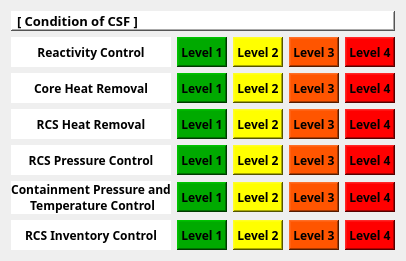
  <widget class="QWidget" name="gridLayoutWidget_2">
   <property name="geometry">
    <rect>
     <x>1190</x>
     <y>293</y>
     <width>391</width>
     <height>240</height>
    </rect>
   </property>
   <layout class="QGridLayout" name="gridLayout">
    <item row="2" column="3">
     <widget class="QLabel" name="CSF_1_7">
      <property name="sizePolicy">
       <sizepolicy hsizetype="Fixed" vsizetype="Fixed">
        <horstretch>0</horstretch>
        <verstretch>0</verstretch>
       </sizepolicy>
      </property>
      <property name="minimumSize">
       <size>
        <width>50</width>
        <height>30</height>
       </size>
      </property>
      <property name="maximumSize">
       <size>
        <width>50</width>
        <height>30</height>
       </size>
      </property>
      <property name="font">
       <font>
        <family>Gadugi</family>
        <weight>75</weight>
        <bold>true</bold>
       </font>
      </property>
      <property name="styleSheet">
       <string notr="true">background-color: rgb(255, 85, 0);</string>
      </property>
      <property name="frameShape">
       <enum>QFrame::WinPanel</enum>
      </property>
      <property name="frameShadow">
       <enum>QFrame::Raised</enum>
      </property>
      <property name="text">
       <string>Level 3</string>
      </property>
      <property name="alignment">
       <set>Qt::AlignCenter</set>
      </property>
     </widget>
    </item>
    <item row="2" column="1">
     <widget class="QLabel" name="CSF_1_5">
      <property name="sizePolicy">
       <sizepolicy hsizetype="Fixed" vsizetype="Fixed">
        <horstretch>0</horstretch>
        <verstretch>0</verstretch>
       </sizepolicy>
      </property>
      <property name="minimumSize">
       <size>
        <width>50</width>
        <height>30</height>
       </size>
      </property>
      <property name="maximumSize">
       <size>
        <width>50</width>
        <height>30</height>
       </size>
      </property>
      <property name="font">
       <font>
        <family>Gadugi</family>
        <weight>75</weight>
        <bold>true</bold>
       </font>
      </property>
      <property name="styleSheet">
       <string notr="true">background-color: rgb(0, 170, 0);</string>
      </property>
      <property name="frameShape">
       <enum>QFrame::WinPanel</enum>
      </property>
      <property name="frameShadow">
       <enum>QFrame::Raised</enum>
      </property>
      <property name="text">
       <string>Level 1</string>
      </property>
      <property name="alignment">
       <set>Qt::AlignCenter</set>
      </property>
     </widget>
    </item>
    <item row="2" column="2">
     <widget class="QLabel" name="CSF_1_6">
      <property name="sizePolicy">
       <sizepolicy hsizetype="Fixed" vsizetype="Fixed">
        <horstretch>0</horstretch>
        <verstretch>0</verstretch>
       </sizepolicy>
      </property>
      <property name="minimumSize">
       <size>
        <width>50</width>
        <height>30</height>
       </size>
      </property>
      <property name="maximumSize">
       <size>
        <width>50</width>
        <height>30</height>
       </size>
      </property>
      <property name="font">
       <font>
        <family>Gadugi</family>
        <weight>75</weight>
        <bold>true</bold>
       </font>
      </property>
      <property name="styleSheet">
       <string notr="true">background-color: rgb(255, 255, 0);</string>
      </property>
      <property name="frameShape">
       <enum>QFrame::WinPanel</enum>
      </property>
      <property name="frameShadow">
       <enum>QFrame::Raised</enum>
      </property>
      <property name="text">
       <string>Level 2</string>
      </property>
      <property name="alignment">
       <set>Qt::AlignCenter</set>
      </property>
     </widget>
    </item>
    <item row="2" column="0">
     <widget class="QLabel" name="label_5">
      <property name="font">
       <font>
        <family>Gadugi</family>
        <weight>75</weight>
        <bold>true</bold>
       </font>
      </property>
      <property name="styleSheet">
       <string notr="true">background-color: rgb(255, 255, 255);</string>
      </property>
      <property name="text">
       <string>Core Heat Removal</string>
      </property>
      <property name="alignment">
       <set>Qt::AlignCenter</set>
      </property>
     </widget>
    </item>
    <item row="1" column="3">
     <widget class="QLabel" name="CSF_1_3">
      <property name="sizePolicy">
       <sizepolicy hsizetype="Fixed" vsizetype="Fixed">
        <horstretch>0</horstretch>
        <verstretch>0</verstretch>
       </sizepolicy>
      </property>
      <property name="minimumSize">
       <size>
        <width>50</width>
        <height>30</height>
       </size>
      </property>
      <property name="maximumSize">
       <size>
        <width>50</width>
        <height>30</height>
       </size>
      </property>
      <property name="font">
       <font>
        <family>Gadugi</family>
        <weight>75</weight>
        <bold>true</bold>
       </font>
      </property>
      <property name="styleSheet">
       <string notr="true">background-color: rgb(255, 85, 0);</string>
      </property>
      <property name="frameShape">
       <enum>QFrame::WinPanel</enum>
      </property>
      <property name="frameShadow">
       <enum>QFrame::Raised</enum>
      </property>
      <property name="text">
       <string>Level 3</string>
      </property>
      <property name="alignment">
       <set>Qt::AlignCenter</set>
      </property>
     </widget>
    </item>
    <item row="1" column="2">
     <widget class="QLabel" name="CSF_1_2">
      <property name="sizePolicy">
       <sizepolicy hsizetype="Fixed" vsizetype="Fixed">
        <horstretch>0</horstretch>
        <verstretch>0</verstretch>
       </sizepolicy>
      </property>
      <property name="minimumSize">
       <size>
        <width>50</width>
        <height>30</height>
       </size>
      </property>
      <property name="maximumSize">
       <size>
        <width>50</width>
        <height>30</height>
       </size>
      </property>
      <property name="font">
       <font>
        <family>Gadugi</family>
        <weight>75</weight>
        <bold>true</bold>
       </font>
      </property>
      <property name="styleSheet">
       <string notr="true">background-color: rgb(255, 255, 0);</string>
      </property>
      <property name="frameShape">
       <enum>QFrame::WinPanel</enum>
      </property>
      <property name="frameShadow">
       <enum>QFrame::Raised</enum>
      </property>
      <property name="text">
       <string>Level 2</string>
      </property>
      <property name="alignment">
       <set>Qt::AlignCenter</set>
      </property>
     </widget>
    </item>
    <item row="1" column="0">
     <widget class="QLabel" name="label_4">
      <property name="font">
       <font>
        <family>Gadugi</family>
        <weight>75</weight>
        <bold>true</bold>
       </font>
      </property>
      <property name="styleSheet">
       <string notr="true">background-color: rgb(255, 255, 255);</string>
      </property>
      <property name="text">
       <string>Reactivity Control</string>
      </property>
      <property name="alignment">
       <set>Qt::AlignCenter</set>
      </property>
     </widget>
    </item>
    <item row="2" column="4">
     <widget class="QLabel" name="CSF_1_8">
      <property name="sizePolicy">
       <sizepolicy hsizetype="Fixed" vsizetype="Fixed">
        <horstretch>0</horstretch>
        <verstretch>0</verstretch>
       </sizepolicy>
      </property>
      <property name="minimumSize">
       <size>
        <width>50</width>
        <height>30</height>
       </size>
      </property>
      <property name="maximumSize">
       <size>
        <width>50</width>
        <height>30</height>
       </size>
      </property>
      <property name="font">
       <font>
        <family>Gadugi</family>
        <weight>75</weight>
        <bold>true</bold>
       </font>
      </property>
      <property name="styleSheet">
       <string notr="true">background-color: rgb(255, 0, 0);</string>
      </property>
      <property name="frameShape">
       <enum>QFrame::WinPanel</enum>
      </property>
      <property name="frameShadow">
       <enum>QFrame::Raised</enum>
      </property>
      <property name="text">
       <string>Level 4</string>
      </property>
      <property name="alignment">
       <set>Qt::AlignCenter</set>
      </property>
     </widget>
    </item>
    <item row="1" column="1">
     <widget class="QLabel" name="CSF_1_1">
      <property name="sizePolicy">
       <sizepolicy hsizetype="Fixed" vsizetype="Fixed">
        <horstretch>0</horstretch>
        <verstretch>0</verstretch>
       </sizepolicy>
      </property>
      <property name="minimumSize">
       <size>
        <width>50</width>
        <height>30</height>
       </size>
      </property>
      <property name="maximumSize">
       <size>
        <width>50</width>
        <height>30</height>
       </size>
      </property>
      <property name="font">
       <font>
        <family>Gadugi</family>
        <weight>75</weight>
        <bold>true</bold>
       </font>
      </property>
      <property name="styleSheet">
       <string notr="true">background-color: rgb(0, 170, 0);</string>
      </property>
      <property name="frameShape">
       <enum>QFrame::WinPanel</enum>
      </property>
      <property name="frameShadow">
       <enum>QFrame::Raised</enum>
      </property>
      <property name="text">
       <string>Level 1</string>
      </property>
      <property name="alignment">
       <set>Qt::AlignCenter</set>
      </property>
     </widget>
    </item>
    <item row="1" column="4">
     <widget class="QLabel" name="CSF_1_4">
      <property name="sizePolicy">
       <sizepolicy hsizetype="Fixed" vsizetype="Fixed">
        <horstretch>0</horstretch>
        <verstretch>0</verstretch>
       </sizepolicy>
      </property>
      <property name="minimumSize">
       <size>
        <width>50</width>
        <height>30</height>
       </size>
      </property>
      <property name="maximumSize">
       <size>
        <width>50</width>
        <height>30</height>
       </size>
      </property>
      <property name="font">
       <font>
        <family>Gadugi</family>
        <weight>75</weight>
        <bold>true</bold>
       </font>
      </property>
      <property name="styleSheet">
       <string notr="true">background-color: rgb(255, 0, 0);</string>
      </property>
      <property name="frameShape">
       <enum>QFrame::WinPanel</enum>
      </property>
      <property name="frameShadow">
       <enum>QFrame::Raised</enum>
      </property>
      <property name="text">
       <string>Level 4</string>
      </property>
      <property name="alignment">
       <set>Qt::AlignCenter</set>
      </property>
     </widget>
    </item>
    <item row="3" column="1">
     <widget class="QLabel" name="CSF_1_9">
      <property name="sizePolicy">
       <sizepolicy hsizetype="Fixed" vsizetype="Fixed">
        <horstretch>0</horstretch>
        <verstretch>0</verstretch>
       </sizepolicy>
      </property>
      <property name="minimumSize">
       <size>
        <width>50</width>
        <height>30</height>
       </size>
      </property>
      <property name="maximumSize">
       <size>
        <width>50</width>
        <height>30</height>
       </size>
      </property>
      <property name="font">
       <font>
        <family>Gadugi</family>
        <weight>75</weight>
        <bold>true</bold>
       </font>
      </property>
      <property name="styleSheet">
       <string notr="true">background-color: rgb(0, 170, 0);</string>
      </property>
      <property name="frameShape">
       <enum>QFrame::WinPanel</enum>
      </property>
      <property name="frameShadow">
       <enum>QFrame::Raised</enum>
      </property>
      <property name="text">
       <string>Level 1</string>
      </property>
      <property name="alignment">
       <set>Qt::AlignCenter</set>
      </property>
     </widget>
    </item>
    <item row="5" column="3">
     <widget class="QLabel" name="CSF_1_19">
      <property name="sizePolicy">
       <sizepolicy hsizetype="Fixed" vsizetype="Fixed">
        <horstretch>0</horstretch>
        <verstretch>0</verstretch>
       </sizepolicy>
      </property>
      <property name="minimumSize">
       <size>
        <width>50</width>
        <height>30</height>
       </size>
      </property>
      <property name="maximumSize">
       <size>
        <width>50</width>
        <height>30</height>
       </size>
      </property>
      <property name="font">
       <font>
        <family>Gadugi</family>
        <weight>75</weight>
        <bold>true</bold>
       </font>
      </property>
      <property name="styleSheet">
       <string notr="true">background-color: rgb(255, 85, 0);</string>
      </property>
      <property name="frameShape">
       <enum>QFrame::WinPanel</enum>
      </property>
      <property name="frameShadow">
       <enum>QFrame::Raised</enum>
      </property>
      <property name="text">
       <string>Level 3</string>
      </property>
      <property name="alignment">
       <set>Qt::AlignCenter</set>
      </property>
     </widget>
    </item>
    <item row="3" column="4">
     <widget class="QLabel" name="CSF_1_12">
      <property name="sizePolicy">
       <sizepolicy hsizetype="Fixed" vsizetype="Fixed">
        <horstretch>0</horstretch>
        <verstretch>0</verstretch>
       </sizepolicy>
      </property>
      <property name="minimumSize">
       <size>
        <width>50</width>
        <height>30</height>
       </size>
      </property>
      <property name="maximumSize">
       <size>
        <width>50</width>
        <height>30</height>
       </size>
      </property>
      <property name="font">
       <font>
        <family>Gadugi</family>
        <weight>75</weight>
        <bold>true</bold>
       </font>
      </property>
      <property name="styleSheet">
       <string notr="true">background-color: rgb(255, 0, 0);</string>
      </property>
      <property name="frameShape">
       <enum>QFrame::WinPanel</enum>
      </property>
      <property name="frameShadow">
       <enum>QFrame::Raised</enum>
      </property>
      <property name="text">
       <string>Level 4</string>
      </property>
      <property name="alignment">
       <set>Qt::AlignCenter</set>
      </property>
     </widget>
    </item>
    <item row="4" column="1">
     <widget class="QLabel" name="CSF_1_13">
      <property name="sizePolicy">
       <sizepolicy hsizetype="Fixed" vsizetype="Fixed">
        <horstretch>0</horstretch>
        <verstretch>0</verstretch>
       </sizepolicy>
      </property>
      <property name="minimumSize">
       <size>
        <width>50</width>
        <height>30</height>
       </size>
      </property>
      <property name="maximumSize">
       <size>
        <width>50</width>
        <height>30</height>
       </size>
      </property>
      <property name="font">
       <font>
        <family>Gadugi</family>
        <weight>75</weight>
        <bold>true</bold>
       </font>
      </property>
      <property name="styleSheet">
       <string notr="true">background-color: rgb(0, 170, 0);</string>
      </property>
      <property name="frameShape">
       <enum>QFrame::WinPanel</enum>
      </property>
      <property name="frameShadow">
       <enum>QFrame::Raised</enum>
      </property>
      <property name="text">
       <string>Level 1</string>
      </property>
      <property name="alignment">
       <set>Qt::AlignCenter</set>
      </property>
     </widget>
    </item>
    <item row="5" column="2">
     <widget class="QLabel" name="CSF_1_18">
      <property name="sizePolicy">
       <sizepolicy hsizetype="Fixed" vsizetype="Fixed">
        <horstretch>0</horstretch>
        <verstretch>0</verstretch>
       </sizepolicy>
      </property>
      <property name="minimumSize">
       <size>
        <width>50</width>
        <height>30</height>
       </size>
      </property>
      <property name="maximumSize">
       <size>
        <width>50</width>
        <height>30</height>
       </size>
      </property>
      <property name="font">
       <font>
        <family>Gadugi</family>
        <weight>75</weight>
        <bold>true</bold>
       </font>
      </property>
      <property name="styleSheet">
       <string notr="true">background-color: rgb(255, 255, 0);</string>
      </property>
      <property name="frameShape">
       <enum>QFrame::WinPanel</enum>
      </property>
      <property name="frameShadow">
       <enum>QFrame::Raised</enum>
      </property>
      <property name="text">
       <string>Level 2</string>
      </property>
      <property name="alignment">
       <set>Qt::AlignCenter</set>
      </property>
     </widget>
    </item>
    <item row="3" column="3">
     <widget class="QLabel" name="CSF_1_11">
      <property name="sizePolicy">
       <sizepolicy hsizetype="Fixed" vsizetype="Fixed">
        <horstretch>0</horstretch>
        <verstretch>0</verstretch>
       </sizepolicy>
      </property>
      <property name="minimumSize">
       <size>
        <width>50</width>
        <height>30</height>
       </size>
      </property>
      <property name="maximumSize">
       <size>
        <width>50</width>
        <height>30</height>
       </size>
      </property>
      <property name="font">
       <font>
        <family>Gadugi</family>
        <weight>75</weight>
        <bold>true</bold>
       </font>
      </property>
      <property name="styleSheet">
       <string notr="true">background-color: rgb(255, 85, 0);</string>
      </property>
      <property name="frameShape">
       <enum>QFrame::WinPanel</enum>
      </property>
      <property name="frameShadow">
       <enum>QFrame::Raised</enum>
      </property>
      <property name="text">
       <string>Level 3</string>
      </property>
      <property name="alignment">
       <set>Qt::AlignCenter</set>
      </property>
     </widget>
    </item>
    <item row="3" column="2">
     <widget class="QLabel" name="CSF_1_10">
      <property name="sizePolicy">
       <sizepolicy hsizetype="Fixed" vsizetype="Fixed">
        <horstretch>0</horstretch>
        <verstretch>0</verstretch>
       </sizepolicy>
      </property>
      <property name="minimumSize">
       <size>
        <width>50</width>
        <height>30</height>
       </size>
      </property>
      <property name="maximumSize">
       <size>
        <width>50</width>
        <height>30</height>
       </size>
      </property>
      <property name="font">
       <font>
        <family>Gadugi</family>
        <weight>75</weight>
        <bold>true</bold>
       </font>
      </property>
      <property name="styleSheet">
       <string notr="true">background-color: rgb(255, 255, 0);</string>
      </property>
      <property name="frameShape">
       <enum>QFrame::WinPanel</enum>
      </property>
      <property name="frameShadow">
       <enum>QFrame::Raised</enum>
      </property>
      <property name="text">
       <string>Level 2</string>
      </property>
      <property name="alignment">
       <set>Qt::AlignCenter</set>
      </property>
     </widget>
    </item>
    <item row="5" column="4">
     <widget class="QLabel" name="CSF_1_20">
      <property name="sizePolicy">
       <sizepolicy hsizetype="Fixed" vsizetype="Fixed">
        <horstretch>0</horstretch>
        <verstretch>0</verstretch>
       </sizepolicy>
      </property>
      <property name="minimumSize">
       <size>
        <width>50</width>
        <height>30</height>
       </size>
      </property>
      <property name="maximumSize">
       <size>
        <width>50</width>
        <height>30</height>
       </size>
      </property>
      <property name="font">
       <font>
        <family>Gadugi</family>
        <weight>75</weight>
        <bold>true</bold>
       </font>
      </property>
      <property name="styleSheet">
       <string notr="true">background-color: rgb(255, 0, 0);</string>
      </property>
      <property name="frameShape">
       <enum>QFrame::WinPanel</enum>
      </property>
      <property name="frameShadow">
       <enum>QFrame::Raised</enum>
      </property>
      <property name="text">
       <string>Level 4</string>
      </property>
      <property name="alignment">
       <set>Qt::AlignCenter</set>
      </property>
     </widget>
    </item>
    <item row="5" column="1">
     <widget class="QLabel" name="CSF_1_17">
      <property name="sizePolicy">
       <sizepolicy hsizetype="Fixed" vsizetype="Fixed">
        <horstretch>0</horstretch>
        <verstretch>0</verstretch>
       </sizepolicy>
      </property>
      <property name="minimumSize">
       <size>
        <width>50</width>
        <height>30</height>
       </size>
      </property>
      <property name="maximumSize">
       <size>
        <width>50</width>
        <height>30</height>
       </size>
      </property>
      <property name="font">
       <font>
        <family>Gadugi</family>
        <weight>75</weight>
        <bold>true</bold>
       </font>
      </property>
      <property name="styleSheet">
       <string notr="true">background-color: rgb(0, 170, 0);</string>
      </property>
      <property name="frameShape">
       <enum>QFrame::WinPanel</enum>
      </property>
      <property name="frameShadow">
       <enum>QFrame::Raised</enum>
      </property>
      <property name="text">
       <string>Level 1</string>
      </property>
      <property name="alignment">
       <set>Qt::AlignCenter</set>
      </property>
     </widget>
    </item>
    <item row="4" column="3">
     <widget class="QLabel" name="CSF_1_15">
      <property name="sizePolicy">
       <sizepolicy hsizetype="Fixed" vsizetype="Fixed">
        <horstretch>0</horstretch>
        <verstretch>0</verstretch>
       </sizepolicy>
      </property>
      <property name="minimumSize">
       <size>
        <width>50</width>
        <height>30</height>
       </size>
      </property>
      <property name="maximumSize">
       <size>
        <width>50</width>
        <height>30</height>
       </size>
      </property>
      <property name="font">
       <font>
        <family>Gadugi</family>
        <weight>75</weight>
        <bold>true</bold>
       </font>
      </property>
      <property name="styleSheet">
       <string notr="true">background-color: rgb(255, 85, 0);</string>
      </property>
      <property name="frameShape">
       <enum>QFrame::WinPanel</enum>
      </property>
      <property name="frameShadow">
       <enum>QFrame::Raised</enum>
      </property>
      <property name="text">
       <string>Level 3</string>
      </property>
      <property name="alignment">
       <set>Qt::AlignCenter</set>
      </property>
     </widget>
    </item>
    <item row="4" column="4">
     <widget class="QLabel" name="CSF_1_16">
      <property name="sizePolicy">
       <sizepolicy hsizetype="Fixed" vsizetype="Fixed">
        <horstretch>0</horstretch>
        <verstretch>0</verstretch>
       </sizepolicy>
      </property>
      <property name="minimumSize">
       <size>
        <width>50</width>
        <height>30</height>
       </size>
      </property>
      <property name="maximumSize">
       <size>
        <width>50</width>
        <height>30</height>
       </size>
      </property>
      <property name="font">
       <font>
        <family>Gadugi</family>
        <weight>75</weight>
        <bold>true</bold>
       </font>
      </property>
      <property name="styleSheet">
       <string notr="true">background-color: rgb(255, 0, 0);</string>
      </property>
      <property name="frameShape">
       <enum>QFrame::WinPanel</enum>
      </property>
      <property name="frameShadow">
       <enum>QFrame::Raised</enum>
      </property>
      <property name="text">
       <string>Level 4</string>
      </property>
      <property name="alignment">
       <set>Qt::AlignCenter</set>
      </property>
     </widget>
    </item>
    <item row="0" column="0" colspan="5">
     <widget class="QLabel" name="label_3">
      <property name="maximumSize">
       <size>
        <width>1000</width>
        <height>20</height>
       </size>
      </property>
      <property name="font">
       <font>
        <family>Gadugi</family>
        <pointsize>10</pointsize>
        <weight>75</weight>
        <bold>true</bold>
       </font>
      </property>
      <property name="styleSheet">
       <string notr="true">background-color: rgb(255, 255, 255);</string>
      </property>
      <property name="frameShape">
       <enum>QFrame::WinPanel</enum>
      </property>
      <property name="frameShadow">
       <enum>QFrame::Raised</enum>
      </property>
      <property name="text">
       <string>[ Condition of CSF ]</string>
      </property>
      <property name="alignment">
       <set>Qt::AlignLeading|Qt::AlignLeft|Qt::AlignVCenter</set>
      </property>
     </widget>
    </item>
    <item row="4" column="2">
     <widget class="QLabel" name="CSF_1_14">
      <property name="sizePolicy">
       <sizepolicy hsizetype="Fixed" vsizetype="Fixed">
        <horstretch>0</horstretch>
        <verstretch>0</verstretch>
       </sizepolicy>
      </property>
      <property name="minimumSize">
       <size>
        <width>50</width>
        <height>30</height>
       </size>
      </property>
      <property name="maximumSize">
       <size>
        <width>50</width>
        <height>30</height>
       </size>
      </property>
      <property name="font">
       <font>
        <family>Gadugi</family>
        <weight>75</weight>
        <bold>true</bold>
       </font>
      </property>
      <property name="styleSheet">
       <string notr="true">background-color: rgb(255, 255, 0);</string>
      </property>
      <property name="frameShape">
       <enum>QFrame::WinPanel</enum>
      </property>
      <property name="frameShadow">
       <enum>QFrame::Raised</enum>
      </property>
      <property name="text">
       <string>Level 2</string>
      </property>
      <property name="alignment">
       <set>Qt::AlignCenter</set>
      </property>
     </widget>
    </item>
    <item row="6" column="1">
     <widget class="QLabel" name="CSF_1_21">
      <property name="sizePolicy">
       <sizepolicy hsizetype="Fixed" vsizetype="Fixed">
        <horstretch>0</horstretch>
        <verstretch>0</verstretch>
       </sizepolicy>
      </property>
      <property name="minimumSize">
       <size>
        <width>50</width>
        <height>30</height>
       </size>
      </property>
      <property name="maximumSize">
       <size>
        <width>50</width>
        <height>30</height>
       </size>
      </property>
      <property name="font">
       <font>
        <family>Gadugi</family>
        <weight>75</weight>
        <bold>true</bold>
       </font>
      </property>
      <property name="styleSheet">
       <string notr="true">background-color: rgb(0, 170, 0);</string>
      </property>
      <property name="frameShape">
       <enum>QFrame::WinPanel</enum>
      </property>
      <property name="frameShadow">
       <enum>QFrame::Raised</enum>
      </property>
      <property name="text">
       <string>Level 1</string>
      </property>
      <property name="alignment">
       <set>Qt::AlignCenter</set>
      </property>
     </widget>
    </item>
    <item row="6" column="2">
     <widget class="QLabel" name="CSF_1_22">
      <property name="sizePolicy">
       <sizepolicy hsizetype="Fixed" vsizetype="Fixed">
        <horstretch>0</horstretch>
        <verstretch>0</verstretch>
       </sizepolicy>
      </property>
      <property name="minimumSize">
       <size>
        <width>50</width>
        <height>30</height>
       </size>
      </property>
      <property name="maximumSize">
       <size>
        <width>50</width>
        <height>30</height>
       </size>
      </property>
      <property name="font">
       <font>
        <family>Gadugi</family>
        <weight>75</weight>
        <bold>true</bold>
       </font>
      </property>
      <property name="styleSheet">
       <string notr="true">background-color: rgb(255, 255, 0);</string>
      </property>
      <property name="frameShape">
       <enum>QFrame::WinPanel</enum>
      </property>
      <property name="frameShadow">
       <enum>QFrame::Raised</enum>
      </property>
      <property name="text">
       <string>Level 2</string>
      </property>
      <property name="alignment">
       <set>Qt::AlignCenter</set>
      </property>
     </widget>
    </item>
    <item row="6" column="3">
     <widget class="QLabel" name="CSF_1_23">
      <property name="sizePolicy">
       <sizepolicy hsizetype="Fixed" vsizetype="Fixed">
        <horstretch>0</horstretch>
        <verstretch>0</verstretch>
       </sizepolicy>
      </property>
      <property name="minimumSize">
       <size>
        <width>50</width>
        <height>30</height>
       </size>
      </property>
      <property name="maximumSize">
       <size>
        <width>50</width>
        <height>30</height>
       </size>
      </property>
      <property name="font">
       <font>
        <family>Gadugi</family>
        <weight>75</weight>
        <bold>true</bold>
       </font>
      </property>
      <property name="styleSheet">
       <string notr="true">background-color: rgb(255, 85, 0);</string>
      </property>
      <property name="frameShape">
       <enum>QFrame::WinPanel</enum>
      </property>
      <property name="frameShadow">
       <enum>QFrame::Raised</enum>
      </property>
      <property name="text">
       <string>Level 3</string>
      </property>
      <property name="alignment">
       <set>Qt::AlignCenter</set>
      </property>
     </widget>
    </item>
    <item row="6" column="4">
     <widget class="QLabel" name="CSF_1_24">
      <property name="sizePolicy">
       <sizepolicy hsizetype="Fixed" vsizetype="Fixed">
        <horstretch>0</horstretch>
        <verstretch>0</verstretch>
       </sizepolicy>
      </property>
      <property name="minimumSize">
       <size>
        <width>50</width>
        <height>30</height>
       </size>
      </property>
      <property name="maximumSize">
       <size>
        <width>50</width>
        <height>30</height>
       </size>
      </property>
      <property name="font">
       <font>
        <family>Gadugi</family>
        <weight>75</weight>
        <bold>true</bold>
       </font>
      </property>
      <property name="styleSheet">
       <string notr="true">background-color: rgb(255, 0, 0);</string>
      </property>
      <property name="frameShape">
       <enum>QFrame::WinPanel</enum>
      </property>
      <property name="frameShadow">
       <enum>QFrame::Raised</enum>
      </property>
      <property name="text">
       <string>Level 4</string>
      </property>
      <property name="alignment">
       <set>Qt::AlignCenter</set>
      </property>
     </widget>
    </item>
    <item row="3" column="0">
     <widget class="QLabel" name="label_6">
      <property name="font">
       <font>
        <family>Gadugi</family>
        <weight>75</weight>
        <bold>true</bold>
       </font>
      </property>
      <property name="styleSheet">
       <string notr="true">background-color: rgb(255, 255, 255);</string>
      </property>
      <property name="text">
       <string>RCS Heat Removal</string>
      </property>
      <property name="alignment">
       <set>Qt::AlignCenter</set>
      </property>
     </widget>
    </item>
    <item row="4" column="0">
     <widget class="QLabel" name="label_7">
      <property name="font">
       <font>
        <family>Gadugi</family>
        <weight>75</weight>
        <bold>true</bold>
       </font>
      </property>
      <property name="styleSheet">
       <string notr="true">background-color: rgb(255, 255, 255);</string>
      </property>
      <property name="text">
       <string>RCS Pressure Control</string>
      </property>
      <property name="alignment">
       <set>Qt::AlignCenter</set>
      </property>
     </widget>
    </item>
    <item row="5" column="0">
     <widget class="QLabel" name="label_8">
      <property name="font">
       <font>
        <family>Gadugi</family>
        <weight>75</weight>
        <bold>true</bold>
       </font>
      </property>
      <property name="styleSheet">
       <string notr="true">background-color: rgb(255, 255, 255);</string>
      </property>
      <property name="text">
       <string>Containment Pressure and
 Temperature Control</string>
      </property>
      <property name="alignment">
       <set>Qt::AlignCenter</set>
      </property>
     </widget>
    </item>
    <item row="6" column="0">
     <widget class="QLabel" name="label_9">
      <property name="font">
       <font>
        <family>Gadugi</family>
        <weight>75</weight>
        <bold>true</bold>
       </font>
      </property>
      <property name="styleSheet">
       <string notr="true">background-color: rgb(255, 255, 255);</string>
      </property>
      <property name="text">
       <string>RCS Inventory Control</string>
      </property>
      <property name="alignment">
       <set>Qt::AlignCenter</set>
      </property>
     </widget>
    </item>
   </layout>
  </widget>
